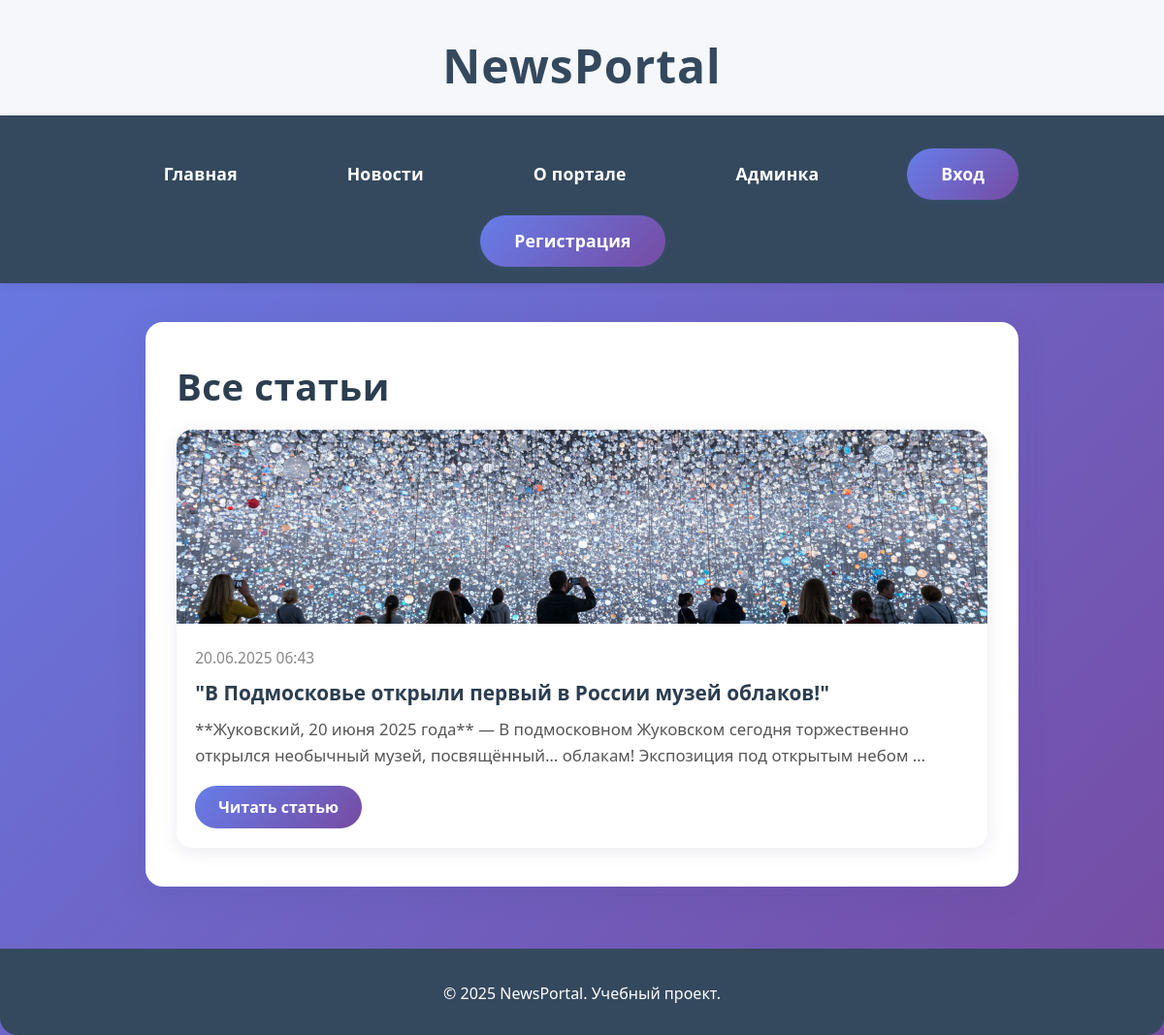
The page /articles/ on the database as committed earlier.
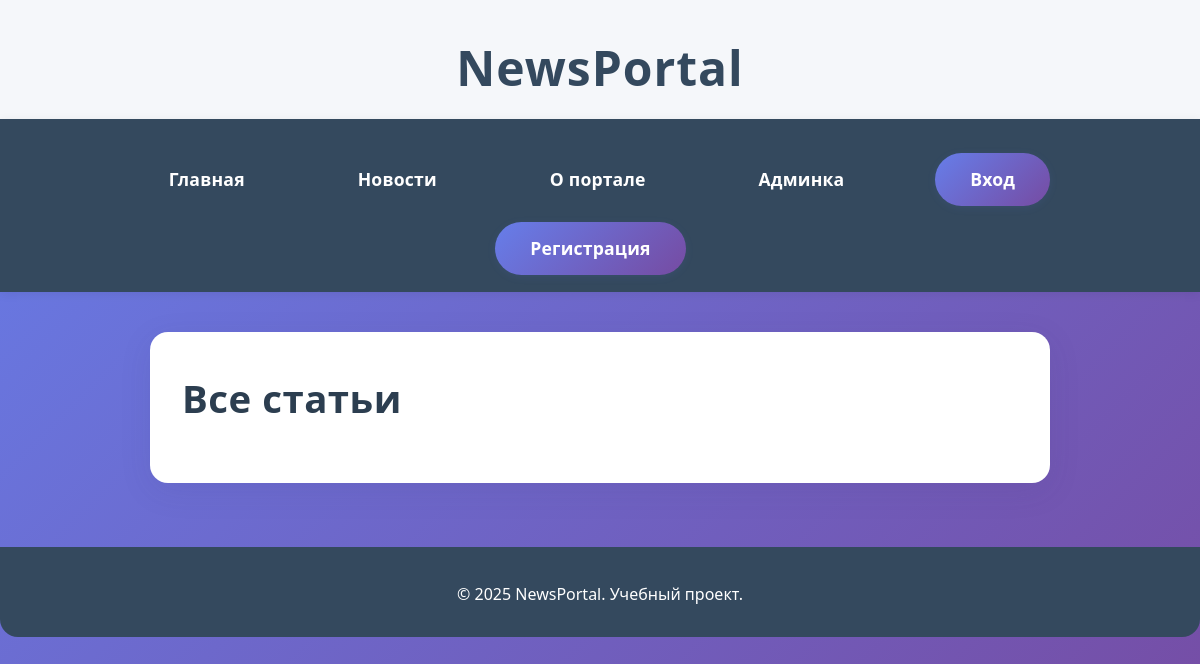
The same page on the database as committed later.
### news/models.py (models this page shows, shortened)
class Article(models.Model):
    title = models.CharField(max_length=200, verbose_name='Заголовок статьи')
    content = models.TextField(verbose_name='Содержимое статьи')
    image = models.ImageField(upload_to='article_images/', null=True, blank=True, verbose_name='Изображение')
    created_at = models.DateTimeField(auto_now_add=True, verbose_name='Дата публикации')

### news/views.py (the view)
# urls.py: path('articles/', ArticleListView.as_view(), name='article_list'),
class ArticleListView(ListView):
    model = Article
    template_name = 'article_list.html'
    context_object_name = 'articles'
    paginate_by = 6

### templates/news/article_list.html (shortened to what this page needs)
{% extends 'base.html' %}
{% block content %}
<div class="container">
    <h2 class="main-title">Все статьи</h2>
    <div class="news-grid">
        {% for article in articles %}
            <div class="news-card">
                {% if article.image %}
                    <img src="{{ article.image.url }}" alt="{{ article.title }}" class="news-image">
                {% endif %}
                <div class="news-content">
                    <div class="news-meta">
                        <span>{{ article.created_at|date:"d.m.Y H:i" }}</span>
                    </div>
                    <h4 class="news-title">{{ article.title }}</h4>
                    <p class="news-excerpt">{{ article.content|truncatewords:20 }}</p>
                    <a href="{% url 'article_detail' article.pk %}" class="read-more">Читать статью</a>
                </div>
            </div>
        {% endfor %}
    </div>
</div>
{% endblock %}

Rows that differ between the two databases and show on the page:
removed Article: image (picture), created_at "20.06.2025 06:43", title "\"В Подмосковье открыли первый в России музей облаков!\"", content "**Жуковский, 20 июня 2025 года** — В подмосковном Жуковском сегодня торжественно открылся необычный музей, посвящённый… облакам! Экспозиция под открытым небом …"
